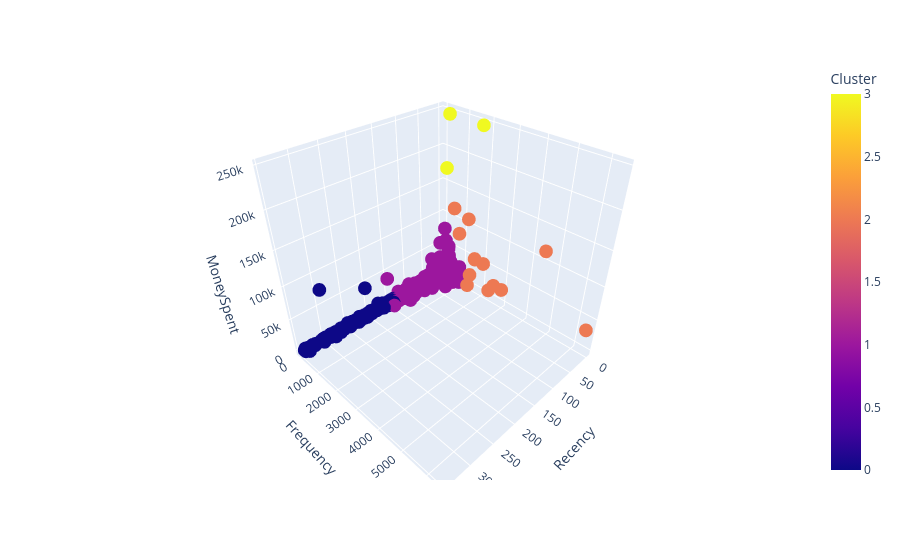

The notebook cell saved with this chart:
### Code cell
fig = px.scatter_3d(customers_u_data, 
                    x="Recency", 
                    y="Frequency", 
                    z="MoneySpent",
                    color="Cluster")
fig.show()

### Figure 1 — Plotly figure (JSON) as saved in the notebook; plotly's stock layout.template omitted (floating-point values rounded to 4 significant figures; data arrays with more than 128 entries replaced by an {"elided": "..."} marker saying what was removed)
{"data": [{"hovertemplate": "Recency=%{x}<br>Frequency=%{y}<br>MoneySpent=%{z}<br>Cluster=%{marker.color}<extra></extra>", "legendgroup": "", "marker": {"color": {"elided": "4070 int values"}, "coloraxis": "coloraxis", "symbol": "circle"}, "mode": "markers", "name": "", "scene": "scene", "showlegend": false, "type": "scatter3d", "x": {"elided": "4070 int values"}, "y": {"elided": "4070 int values"}, "z": {"elided": "4070 float values"}}], "layout": {"coloraxis": {"colorbar": {"title": {"text": "Cluster"}}, "colorscale": [[0, "#0d0887"], [0.1111, "#46039f"], [0.2222, "#7201a8"], [0.3333, "#9c179e"], [0.4444, "#bd3786"], [0.5556, "#d8576b"], [0.6667, "#ed7953"], [0.7778, "#fb9f3a"], [0.8889, "#fdca26"], [1, "#f0f921"]]}, "legend": {"tracegroupgap": 0}, "margin": {"t": 60}, "scene": {"domain": {"x": [0, 1], "y": [0, 1]}, "xaxis": {"title": {"text": "Recency"}}, "yaxis": {"title": {"text": "Frequency"}}, "zaxis": {"title": {"text": "MoneySpent"}}}}}
